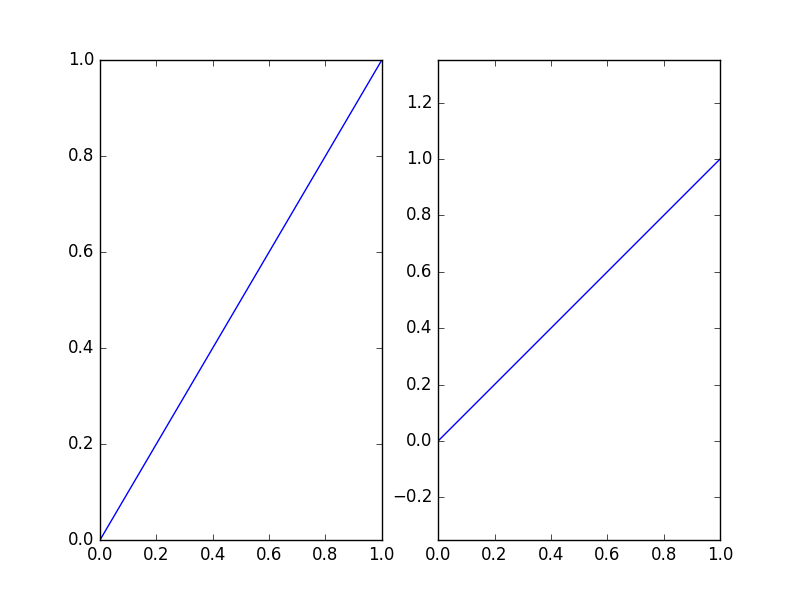

This chart was generated by the following Python code:
#!/usr/bin/env python3
# -*- coding: utf-8 -*-

import numpy as np
import matplotlib.pyplot as plt

import matplotlib.patches as patches

# Plot data #################

#fig, ax = plt.subplots(figsize=(5, 5))
fig, (ax1, ax2) = plt.subplots(ncols=2)

ax1.plot([0, 1])
ax2.plot([0, 1])

ax2.axis('equal')              # <- SAME SCALE ON X AND Y

# Save file #################

plt.savefig("axis_equal.png")

# Plot ######################

plt.show()
